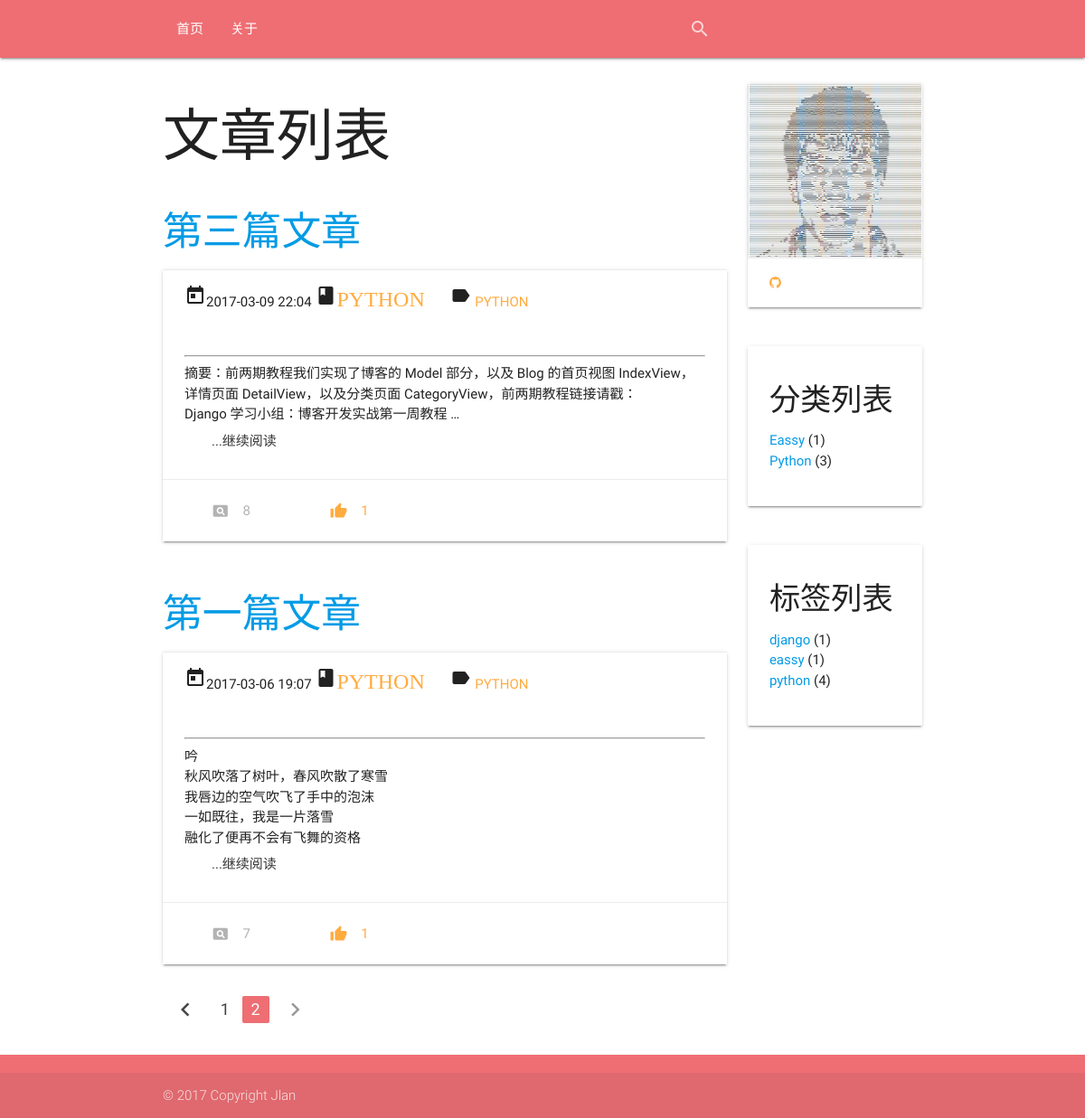
Page /?page=2 on the earlier database version.
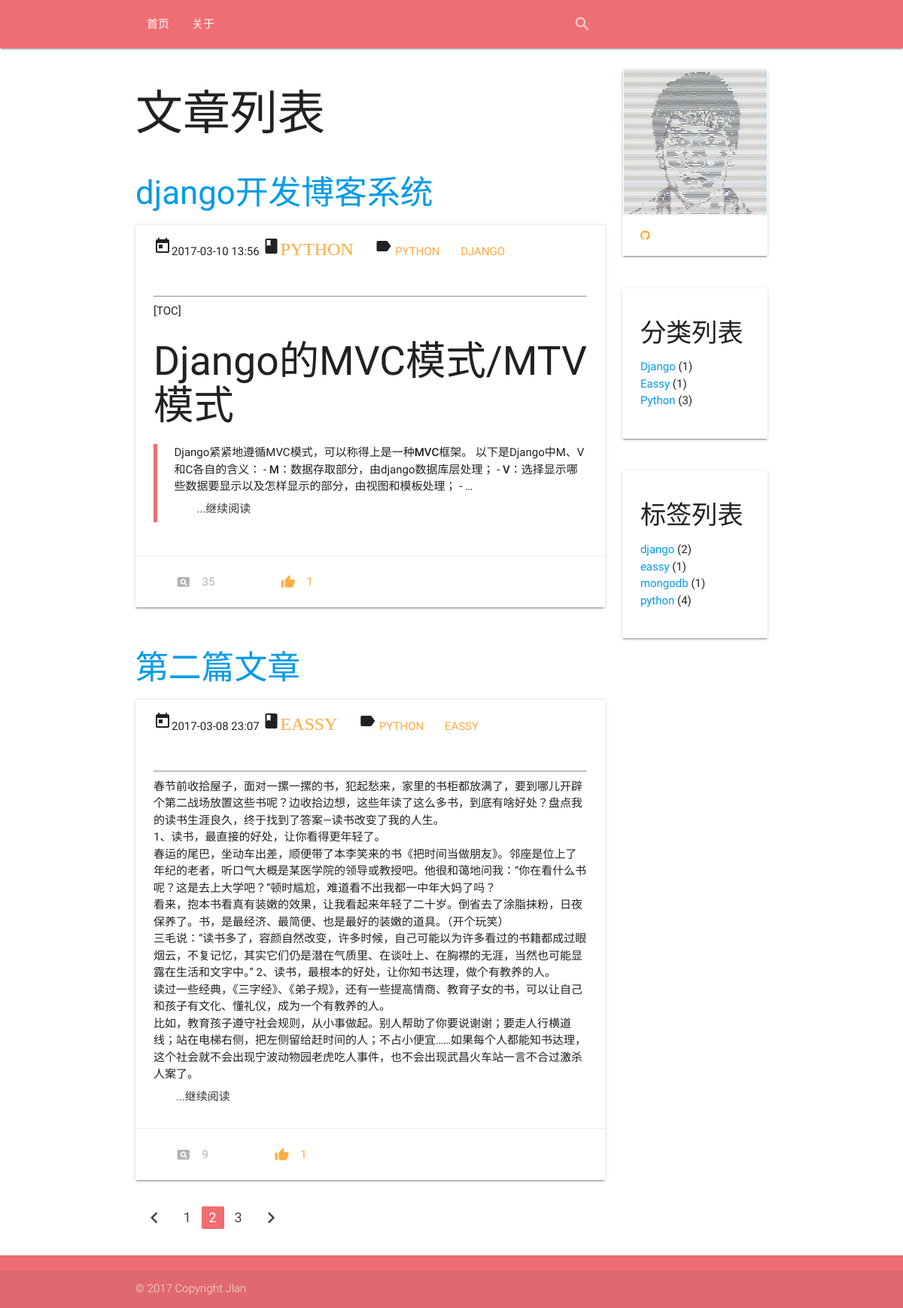
Same page on the later database version.
### app/models.py (models this page shows, shortened)
class Article(models.Model):
    STATUS_CHOICES = (
        ('0', '发布'),
        ('1', '草稿'),
    )   # 文章的状态
    title = models.CharField('标题', max_length=100)
    body = models.TextField('正文')
    created_time = models.DateTimeField('创建时间', auto_now_add=True)
    last_modified_time = models.DateTimeField('修改时间', auto_now=True)
    status = models.CharField('文章状态', max_length=1, default='0', choices=STATUS_CHOICES)
    abstract = models.CharField('摘要', max_length=54, blank=True, null=True,
                                help_text="可选项，若为空格则摘取正文钱54个字符")
    views = models.PositiveIntegerField('浏览量', default=0)
    likes = models.PositiveIntegerField('点赞数', default=0)
    topped = models.BooleanField('置顶', default=False)
    category = models.ForeignKey('Category', verbose_name='分类',
                                 null=True,
                                 on_delete=models.SET_NULL)
    tags = models.ManyToManyField('Tag', verbose_name='标签集合', blank=True)
    class Meta:
        ordering = ['-last_modified_time']

class Category(models.Model):
    name = models.CharField('类名', max_length=20)
    created_time = models.DateTimeField('创建时间', auto_now_add=True)
    last_modified_time = models.DateTimeField('修改时间', auto_now=True)
    def __str__(self):
        return self.name

class Tag(models.Model):
    name = models.CharField('标签名', max_length=20)
    created_time = models.DateTimeField('创建时间', auto_now_add=True)
    last_modified_time = models.DateTimeField('修改时间', auto_now=True)

### app/views.py (the view)
# urls.py: url(r'^$', views.IndexView.as_view(), name='index'),
class IndexView(ListView):
    template_name = 'blog/index.html'
    context_object_name = "article_list"
    def get_queryset(self):
        article_list = Article.objects.filter(status='0')
        return article_list
    def get_context_data(self, **kwargs):
        category_list = Category.objects.all().order_by('name')
        for category in category_list:
            count = Article.objects.filter(category__name=category.name).count()
            category.count = count
        tag_list = Tag.objects.all().order_by('name')
        for tag in tag_list:
            count = Article.objects.filter(tags__name=tag.name).count()
            tag.count = count
        kwargs['category_list'] = category_list
        kwargs['tag_list'] = tag_list
        return super(IndexView, self).get_context_data(**kwargs)

### app/templatetags/custom_markdown.py (called while the page is built)
@register.filter(is_safe=True)  #注册template filter
@stringfilter  #希望字符串作为参数
def custom_markdown(value):
    return mark_safe(markdown.markdown(value,
        extensions = ['markdown.extensions.fenced_code', 'markdown.extensions.codehilite'],
                                       safe_mode=True,
                                       enable_attributes=False))

### app/templates/blog/index.html (shortened to what the changed rows need)
{% extends 'blog/base.html' %}
{% load staticfiles %}
{% load custom_markdown %}
{% block content %}
    <section class="container">
        <div class="row">
            <section class="col l9 s12">
                <h1 class="page-header">
                    {% if cate_name %}
                        分类：{{ cate_name }}
                    {% elif tag_name %}
                        标签: {{ tag_name }}
                    {% else %}
                        文章列表
                    {% endif %}
                </h1>
                <ul>
                    {% load paginate_tags %}
                    {% for article in article_list %}
                         <div class="row">
                            <div class="col s12 m12">
                              <h3><a href="{% url 'app:detail' article.pk %}">{{ article.title }}</a></h3>
                              <div class="card">
                                <div class="card-action">
                                  <div class="article-meta">
                                    <i class="material-icons">today</i>{{ article.created_time|date:"Y-m-d H:i" }}
                                    <i class="material-icons">class<a href="{% url 'app:category' article.category.id %}">{{ article.category }}</a></i>
                                    <i class="material-icons">label</i>
                                    {% for tag in article.tags.all %}
                                        <a href="{% url 'app:tag' tag.id %}">{{ tag.name }}</a>
                                    {% endfor %}
                                  </div>
                                </div>
                                <div class="card-content">
                                    <hr>
                                    <p>{{ article.body | custom_markdown | truncatewords:10}}</p>
                                    <a class="waves-effect waves-teal btn-flat" href="{% url 'app:detail' article.pk %}">...继续阅读</a>
                                </div>
                                <div class="card-action">
                                    <a class="tooltipped btn-flat disabled" data-position="bottom" data-delay="50" data-tooltip="浏览量"><i class="material-icons left">pageview</i>{{ article.views }}</a>
                                    <a class="tooltipped btn-flat" data-position="bottom" data-delay="50" data-tooltip="点赞量"><i class="material-icons left">thumb_up</i>1</a>
                                </div>
                              </div>
                            </div>
                         </div>
                    {% endfor %}
                    {% include 'blog/pagination.html' %}
                </ul>
            </section>
            <section class="col l3 s12">
                 <div class="row">
                    <div class="col s12 m12">
                      <div class="card">
                        <div class="card-content">
                            <ul>
                                {% for category in category_list %}
                                    <li class="cat-item">
                                        <a href="{% url 'app:category' category.pk %}">{{ category.name }}</a>
                                        <span class="category-count">({{ category.count }})</span>
                                    </li>
                                {% endfor %}
                            </ul>
                        </div>
                      </div>
                    </div>
                 </div>
                 <div class="row">
                    <div class="col s12 m12">
                      <div class="card">
                        <div class="card-content">
                            <ul>
                                {% for tag in tag_list %}
                                    <li>
                                        <a href="{% url 'app:tag' tag.pk %}">{{ tag.name }}</a>
                                        <span class="category-count">({{ tag.count }})</span>
                                    </li>
                                {% endfor %}
                            </ul>
                        </div>
                      </div>
                    </div>
                 </div>
            </section>
        </div>
    </section>
{% endblock content %}

Differences in the rows shown:
no longer on this page (row edited): Article: title "第三篇文章", created_time "2017-03-09 22:04", category "PYTHON", body|custom_markdown "摘要：前两期教程我们实现了博客的 Model 部分，以及 Blog 的首页视图 IndexView，详情页面 DetailView，以及分类页面 CategoryView，前两期教程链接请戳： Django 学习小组：博客开发实战第一周教程 …", views "8", Tag (name "PYTHON")
no longer on this page (row unchanged): Article: title "第一篇文章", created_time "2017-03-06 19:07", category "PYTHON", body|custom_markdown "吟 秋风吹落了树叶，春风吹散了寒雪 我唇边的空气吹飞了手中的泡沫 一如既往，我是一片落雪 融化了便再不会有飞舞的资格", views "7", Tag (name "PYTHON")
now on this page (row edited): Article: title "django开发博客系统", created_time "2017-03-10 13:56", category "PYTHON", body|custom_markdown "[TOC] Django的MVC模式/MTV模式 Django紧紧地遵循MVC模式，可以称得上是一种 MVC 框架。 以下是Django中M、V和C各自的含义： - M ：数据存取部分，由django数据库层处理； - V ：选择显示哪些数据要显示以及怎样显示的部分，由视图和模板处理； - …", views "35", Tag (name "PYTHON"), Tag (name "DJANGO")
computed for Tag "django": count "1" → "2"
now on this page (row unchanged): Article: title "第二篇文章", created_time "2017-03-08 23:07", category "EASSY", body|custom_markdown "春节前收拾屋子，面对一摞一摞的书，犯起愁来，家里的书柜都放满了，要到哪儿开辟个第二战场放置这些书呢？边收拾边想，这些年读了这么多书，到底有啥好处？盘点我的读书生涯良久，终于找到了答案—读书改变了我的人生。 1、读书，最直接的好处，让你看得更年轻了。 春运的尾巴，坐动车出差，顺便带了本李笑来的书《把时间当做朋友》。邻座是位上了年纪的老者，听口气大概是某医学院的领导或教授吧。他很和蔼地问我：“你在看什么书呢？这是去上大学吧？”顿时尴尬，难道看不出我都一中年大妈了吗？ 看来，抱本书看真有装嫩的效果，让我看起来年轻了二十岁。倒省去了涂脂抹粉，日夜保养了。书，是最经济、最简便、也是最好的装嫩的道具。（开个玩笑） 三毛说：“读书多了，容颜自然改变，许多时候，自己可能以为许多看过的书籍都成过眼烟云，不复记忆，其实它们仍是潜在气质里、在谈吐上、在胸襟的无涯，当然也可能显露在生活和文字中。” 2、读书，最根本的好处，让你知书达理，做个有教养的人。 读过一些经典，《三字经》、《弟子规》，还有一些提高情商、教育子女的书，可以让自己和孩子有文化、懂礼仪，成为一个有教养的人。 比如，教育孩子遵守社会规则，从小事做起。别人帮助了你要说谢谢；要走人行横道线；站在电梯右侧，把左侧留给赶时间的人；不占小便宜……如果每个人都能知书达理，这个社会就不会出现宁波动物园老虎吃人事件，也不会出现武昌火车站一言不合过激杀人案了。", views "9", Tag (name "PYTHON"), Tag (name "EASSY")
added Category: name "Django", count "1"
added Tag: name "mongodb", count "1", shown under "标签列表"
Other differences:
new list line: "3"
